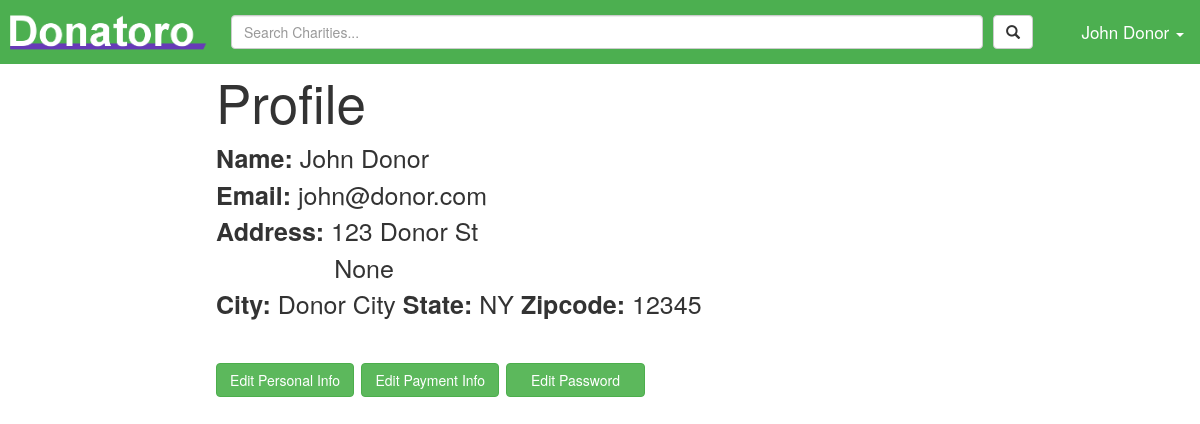
The app's page /profile (signed in), older data.
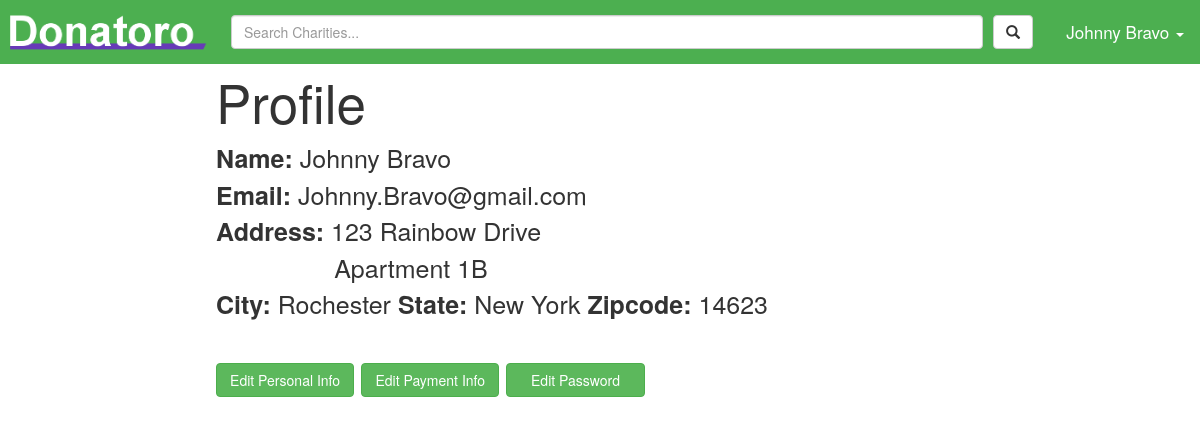
The same page, newer data.
### tables this page shows
CREATE TABLE "user" ("id" INTEGER PRIMARY KEY  NOT NULL ,"email" TEXT NOT NULL ,"password" TEXT NOT NULL ,"isDonor" BOOL NOT NULL  DEFAULT (null) );

CREATE TABLE "donor_info" ("firstName" TEXT NOT NULL , "lastName" TEXT NOT NULL , "streetAdd1" TEXT NOT NULL , "streetAdd2" TEXT, "city" TEXT NOT NULL , "state" TEXT NOT NULL , "zip" INTEGER NOT NULL , "userID" INTEGER PRIMARY KEY  NOT NULL  UNIQUE );

### donatoro.py (the view)
@app.route('/profile', methods = ['GET', 'POST'])
def profile():
    user = getUserById(session['userId'])
    if user["isDonor"] == 1:
        info = getDonorInfoByUserId(session['userId'])
        return render_template('DonorProfile/donorProfile.jinja', username=(info["firstName"]+" "+info["lastName"]), email=user["email"], address=info["streetAdd1"], address2=info["streetAdd2"], city=info["city"], state=info["state"], zipcode=info["zip"])
    else:
        info = getCharityInfoByUserId(session['userId'])
        return render_template('CharityProfile/charityProfile.jinja', username=info["name"], email=user["email"], address=info["streetAdd"], city=info["city"], state=info["state"], zipcode=info["zip"], country=info["country"])

### dataBaseLogic.py (called while the page is built)
def get_db():
    return sqlite3.connect(app.config['DATABASE'])

def query_db(query, args=(), one=False):
    cur = get_db().execute(query, args)
    return cur
    cur.close()
    return test

def getUserById(userId):
    user = query_db('select * from user where id=?', (userId,)).fetchone()
    return dict(id=user[0], password=user[2], email=user[1], isDonor=user[3])

def getDonorInfoByUserId(userId):
    donor = query_db('select * from donor_info where userID=?', (userId,)).fetchone()
    return dict(firstName=donor[0], lastName=donor[1], streetAdd1=donor[2], streetAdd2=donor[3],
                    city=donor[4], state=donor[5], zip=donor[6], userId=donor[7])

### templates/DonorProfile/donorProfile.jinja (shortened to what this page needs)
{% extends "base.jinja" %}
{% block head %}
    <link rel="stylesheet" type="text/css" href="{{ url_for('static', filename='stylesheets/profile.css') }}" />
{% endblock %}
{% block body %}
    <div class="profileContainer">
        <div class="profileTitle">
            Profile
        </div>
        <b>Name:</b>
        {{username}}
        <br>
        <b>Email:</b>
        {{email}}
        <br>
        <b>Address:</b>
        {{address}}
        <br>
        &nbsp;&nbsp;&nbsp;&nbsp;&nbsp;&nbsp;&nbsp;&nbsp;{{address2}}
        <br>
        <b>City:</b>
        {{city}}
        <b>State:</b>
        {{state}}
        <b>Zipcode:</b>
        {{zipcode}}
        <br>
        <br>
        <button class="btn btn-success profileButtons" onClick="location.href='../personal'" >Edit Personal Info</button>
        <button class="btn btn-success profileButtons" onClick="location.href='../payment'">Edit Payment Info</button>
        <button class="btn btn-success profileButtons" onClick="location.href='../password'">Edit Password</button>
    </div>
{% endblock %}

Row changes from the older to the newer data that the page shows:
changed user: email "john@donor.com" → "Johnny.Bravo@gmail.com"
changed donor_info: streetAdd1 "123 Donor St" → "123 Rainbow Drive"; streetAdd2 (not shown) → "Apartment 1B"; city "Donor City" → "Rochester"; state "NY" → "New York"; zip "12345" → "14623"
Text that changed along with them:
{{ username }}: "John Donor" → "Johnny Bravo"
{{ address2 }}: "None" → (not shown)
